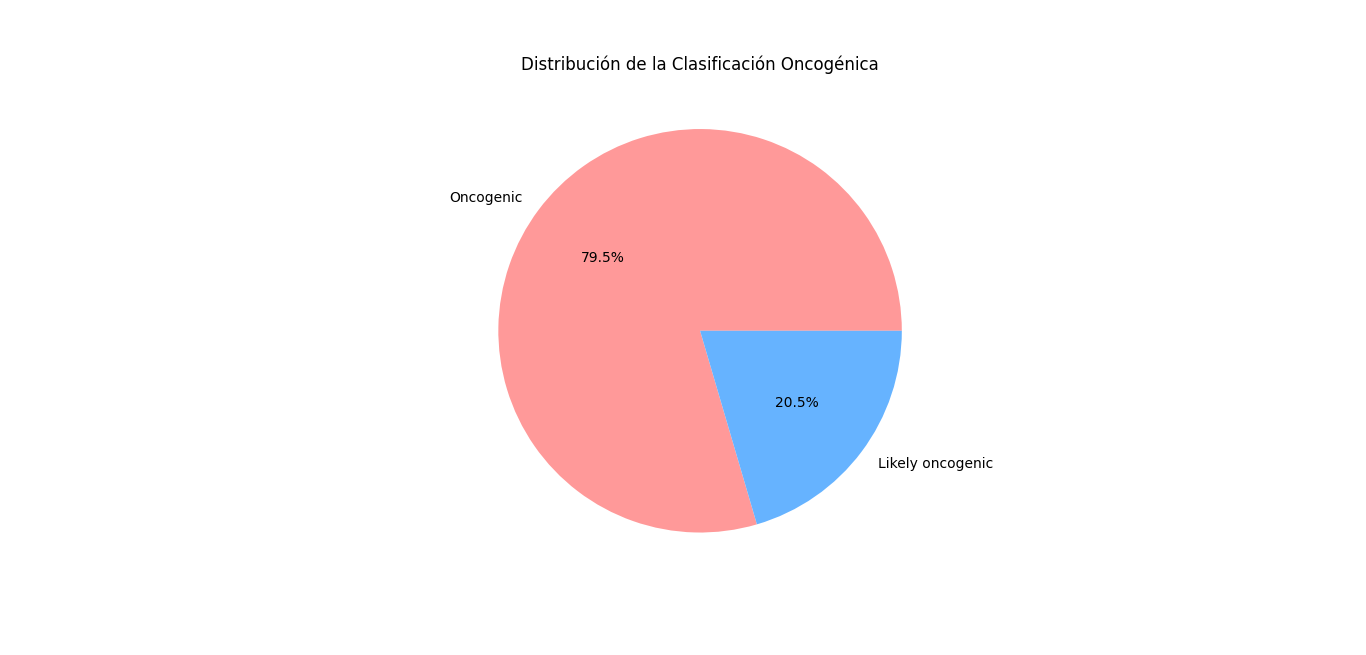

Generate this figure with Python:
import pandas as pd
import matplotlib.pyplot as plt
import seaborn as sns
import networkx as nx

# Cargar el archivo CSV limpio
df = pd.read_csv('archivo_convertido.csv')

# Verificar nombres de columnas y eliminar espacios extra
df.columns = df.columns.str.strip()

# Seleccionar columnas relevantes
cols_interes = ['Gene(s)', 'Protein change', 'Molecular consequence', 'Oncogenicity classification']
df_cleaned = df[cols_interes]

# Contar mutaciones por gen
gene_counts = df_cleaned['Gene(s)'].value_counts()
print("Cantidad de mutaciones por gen:")
print(gene_counts)

# Gráfico de barras de mutaciones por gen (solo los 10 primeros genes más mutados)
top_genes = gene_counts.head(10)  # Mostrar los 10 genes más frecuentes
plt.figure(figsize=(10, 6))
sns.barplot(x=top_genes.index, y=top_genes.values, palette='viridis')
plt.xlabel('Gen')
plt.ylabel('Número de Mutaciones')
plt.title('Número de Mutaciones por Gen')
plt.xticks(rotation=45)
plt.show()

# Contar clasificaciones oncogénicas
oncogenic_counts = df_cleaned['Oncogenicity classification'].value_counts()
print("\nDistribución de la clasificación oncogénica:")
print(oncogenic_counts)

# Gráfico de pastel de clasificación oncogénica
plt.figure(figsize=(8, 8))
plt.pie(oncogenic_counts, labels=oncogenic_counts.index, autopct='%1.1f%%', colors=['#ff9999','#66b3ff'])
plt.title('Distribución de la Clasificación Oncogénica')
plt.show()

# Análisis de consecuencias moleculares
consequence_counts = df_cleaned['Molecular consequence'].value_counts()
print("\nTipos de consecuencias moleculares:")
print(consequence_counts)

# Gráfico de barras de consecuencias moleculares (sin 'hue' ya que no es necesario)
plt.figure(figsize=(12, 6))
sns.barplot(y=consequence_counts.index, x=consequence_counts.values, palette='coolwarm')
plt.xlabel('Frecuencia')
plt.ylabel('Tipo de Consecuencia Molecular')
plt.title('Frecuencia de Consecuencias Moleculares')
plt.show()

# Guardar resultados en un nuevo CSV
df_cleaned.to_csv('archivo_analizado.csv', index=False)
print("\nAnálisis completado y guardado en 'archivo_analizado.csv'.")

# Cargar los datos de interacciones de proteínas
archivo_interacciones = "9606.protein.physical.links.detailed.v12.0.txt.gz"  # Asegúrate de tener la ruta correcta

# Leer el archivo de interacciones (utilizamos \s+ para separar por espacios múltiples)
df_interacciones = pd.read_csv(archivo_interacciones, sep="\s+", header=None, low_memory=False)

# Ajustar las columnas según lo que hemos visto en el archivo
df_interacciones.columns = ["Protein1", "Protein2", "Experimental", "Database", "TextMining", "CombinedScore"]

# Mostrar las primeras filas para revisar las columnas
print(df_interacciones.head())

# Asegurarnos de que la columna 'CombinedScore' sea numérica y eliminar filas con valores no numéricos
df_interacciones['CombinedScore'] = pd.to_numeric(df_interacciones['CombinedScore'], errors='coerce')

# Eliminar las filas con valores NaN en 'CombinedScore'
df_interacciones = df_interacciones.dropna(subset=['CombinedScore'])

# Filtrar interacciones con un CombinedScore alto (mayor a 500)
df_interacciones_filtered = df_interacciones[df_interacciones['CombinedScore'] > 500]  # Ajusta el umbral

# Crear el grafo con las interacciones filtradas
G_filtered = nx.Graph()

# Añadir las interacciones al grafo con el peso como 'CombinedScore'
for _, row in df_interacciones_filtered.iterrows():
    G_filtered.add_edge(row['Protein1'], row['Protein2'], weight=row['CombinedScore'])

# Exportar el grafo a un archivo GML para Gephi
nx.write_gml(G_filtered, "interacciones_proteinas.gml")

print("\nGrafo exportado correctamente a 'interacciones_proteinas.gml'.")
